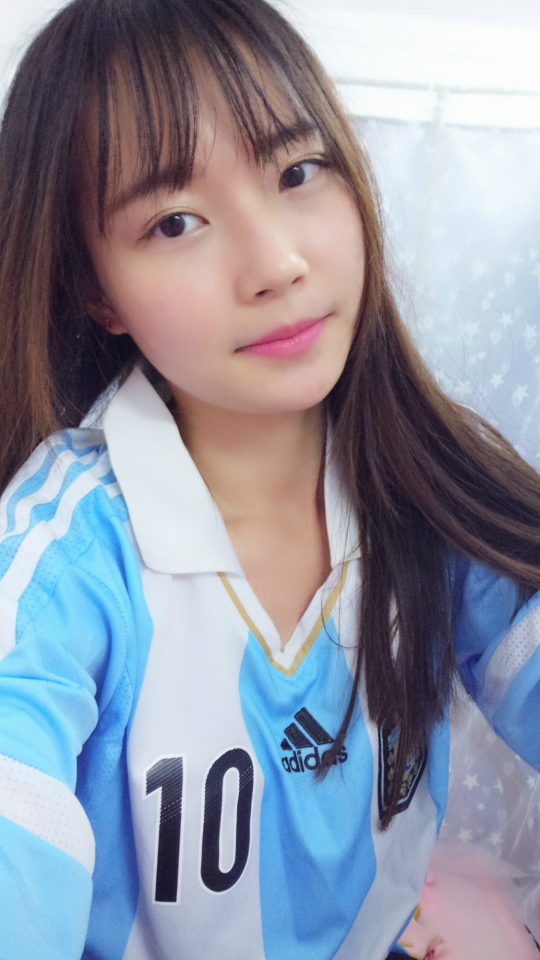
#> input picture Face detection/test faces/girl_1080.jpg, 1080 x 1920 px, given in place of the camera (shown at 1/2 size)
$ python face_det_webcam_opencv3.py
#> lines starting #> are read from the running program, lines starting #| are printed output that depends on the picture; after the words box and inside, x2 and y2 are one past the last pixel; in counts of white or black regions, pixels touching at a corner belong together
# -*- coding: utf-8 -*-
"""
Created on Wed Nov 29 15:15:01 2017

@author: wangyuan
"""

# import necessary APIs
import cv2
from timeit import default_timer as timer
import math
import argparse
import datetime

ap = argparse.ArgumentParser()
ap.add_argument('-r', '--resolution',
                default='720p',
                choices=['480p','720p','1080p'],
                help='camera resolution')
ap.add_argument('-sf','--scalefactor',
                default=1.0,
                type=float,
                help='multiplication factor for resizing frame dimension')
ap.add_argument('-bm','--boxmultiplier',
                default=2.0,
                type=float,
                help='multiplier used to amplify the face bounding box')
args = vars(ap.parse_args())

# using opencv for face detection
print('Using OpenCV version', cv2.__version__)

# Load the OpenCV face recognition model.
face_cascade = cv2.CascadeClassifier('haarcascade_frontalface_default.xml')

# initiate camera
video_capture = cv2.VideoCapture(0)
cam_res=args['resolution']
if cam_res == '1080p':
    # set resolution to 1080p
    video_capture.set(3, 1920.)
    video_capture.set(4, 1080.)
elif cam_res == '720p':
    # set resolution to 720p
    video_capture.set(3, 1280.)
    video_capture.set(4, 720.)
elif cam_res =='480p':
    # set resolution to 480p
    video_capture.set(3, 640.)
    video_capture.set(4, 480.)

# scaling factor for detection
sf = args['scalefactor'];

# set font of screen display
font = cv2.FONT_HERSHEY_DUPLEX

# box multiplier used to amplify original area of detected faces
# in order to get a larger bounding box of faces
bx_mp = args['boxmultiplier']

while True:
    ret, frame = video_capture.read()
#> frame is the input picture: shape (1920, 1080, 3); mean B, G, R 162.1, 147, 142.2

    # Resize frame of video to 1/4 size for faster face recognition processing
    small_frame = cv2.resize(frame, (0, 0), fx=sf, fy=sf)

    # grey scale image is enough for face detection
    grayimage = cv2.cvtColor(small_frame, cv2.COLOR_BGR2GRAY)
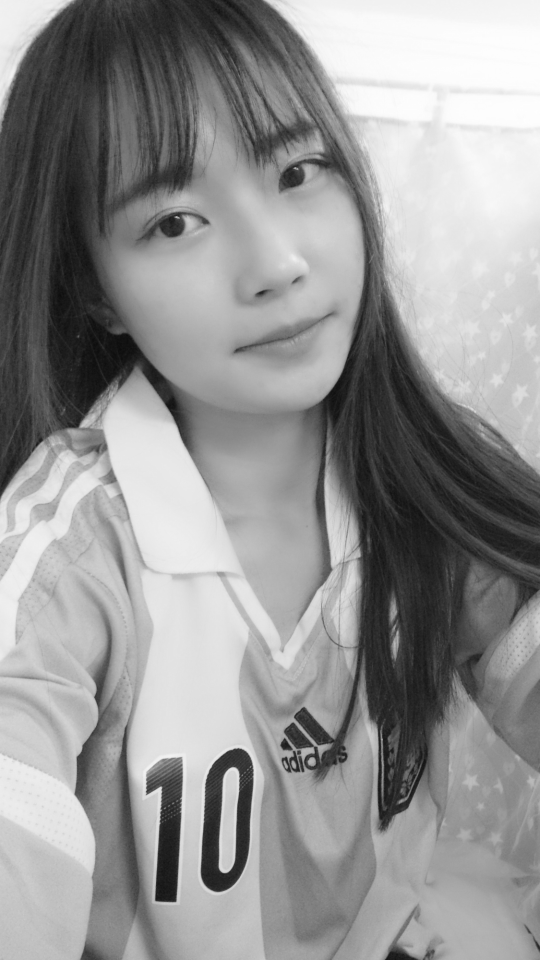
#> grayimage: shape (1920, 1080) (shown at 1/2 size); min 11, max 255, mean 147.3

    # detect faces using dlib
    time_face_det_start = timer()
    faces = face_cascade.detectMultiScale(grayimage, 1.3, 5)
#> faces = [[251, 1055, 289, 289]]
    time_face_det_end = timer()
    time = str(round(time_face_det_end - time_face_det_start,4))

    #print('{} faces are detected in: {} seconds'.format(len(faces),time_face_det_end-time_face_det_start))
    #print("Number of faces detected: {}".format(len(faces)))

    # number of detected faces
    nf = len(faces)
#> nf = 1

    # get current date and time
    now = datetime.datetime.now()

    if nf:
        msg_1 = '{} faces detected at '.format(nf)+now.strftime('%Y-%m-%d %H:%M:%S')
#> msg_1 = '1 faces detected at 2026-11-20 20:06:22'
        print(msg_1+' in {} seconds'.format(time)) # output to console
#| 1 faces detected at 2026-11-20 20:06:22 in 0.3704 seconds
        cv2.putText(frame, msg_1, (20,30), font, 1.0, (0,63,255), 1)
        msg_2 = 'Time taken: {} seconds'.format(time)
        cv2.putText(frame, msg_2, (20,60), font, 1.0, (0,63,255), 1)
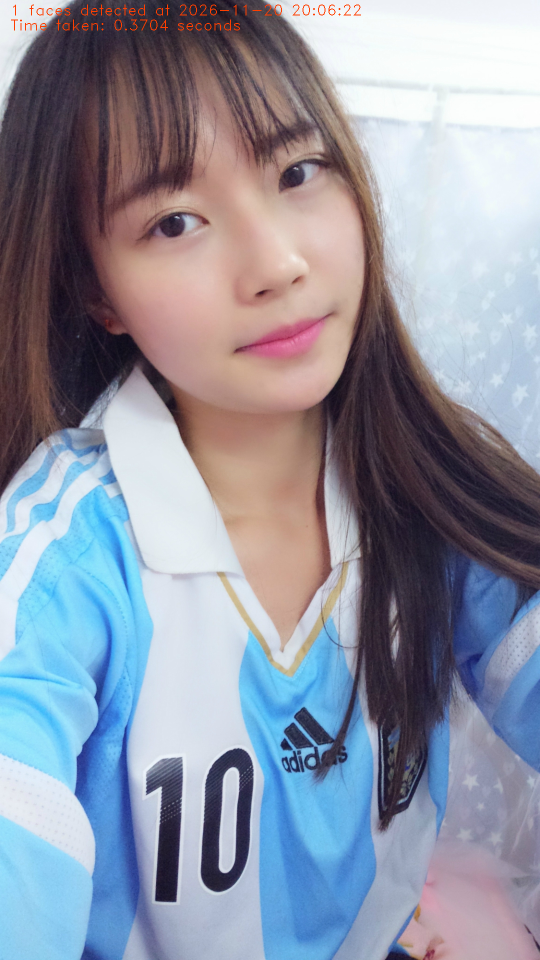
#> frame: shape (1920, 1080, 3) (shown at 1/2 size); mean B, G, R 161.8, 146.9, 142.5
    else:
        msg_3 = 'No face detected'
        print(msg_3) # output to console
        cv2.putText(frame, msg_3, (20,30), font, 1.0, (0,63,255), 1)

    id=0 # re-initialize numb of id to zero
    for (x,y,width,height) in faces:
        # scale back to normal size
        face_loc_small = [x,y,width,height]

        # face location coordinates in normal size frame
        [x_norm, y_norm, width_norm, height_norm] = [math.ceil(z/sf) for z in face_loc_small]

        # face bounding box covers a region slightly larger than the face,
        # use bx_mp to control the percentage
        bx_left = math.ceil(x_norm + 0.5*(1-bx_mp)*width_norm)
        bx_top = math.ceil(y_norm + 0.5*(1-bx_mp)*height_norm)
        bx_right = math.ceil(x_norm + 0.5*(1+bx_mp)*width_norm)
        bx_bottom = math.ceil(y_norm + 0.5*(1+bx_mp)*height_norm)
        bx_width = math.ceil(bx_mp*width_norm)
        bx_height = math.ceil(bx_mp*height_norm)

        # draw a box for detected faces
        cv2.rectangle(frame,(bx_left,bx_top),(bx_right, bx_bottom),(255,0,0),2)

        # output the size of detected faces to console
        msg_4 = 'The size of detected face is: {}-by-{}'.format(bx_width,bx_height)
        print(msg_4)

        # display the size of detected faces on screen
        id += 1
        cv2.putText(frame, 'ID '+str(id)+': ({},{})'.format(bx_width,bx_height),
                    (bx_left, bx_bottom+25), font, 1.0, (0,63,255), 1)
#> this loop made 1 pass
#> (x, y, width, height, x_norm, y_norm, width_norm, height_norm) on pass 1: (251, 1055, 289, 289, 251, 1055, 289, 289)
#| The size of detected face is: 578-by-578
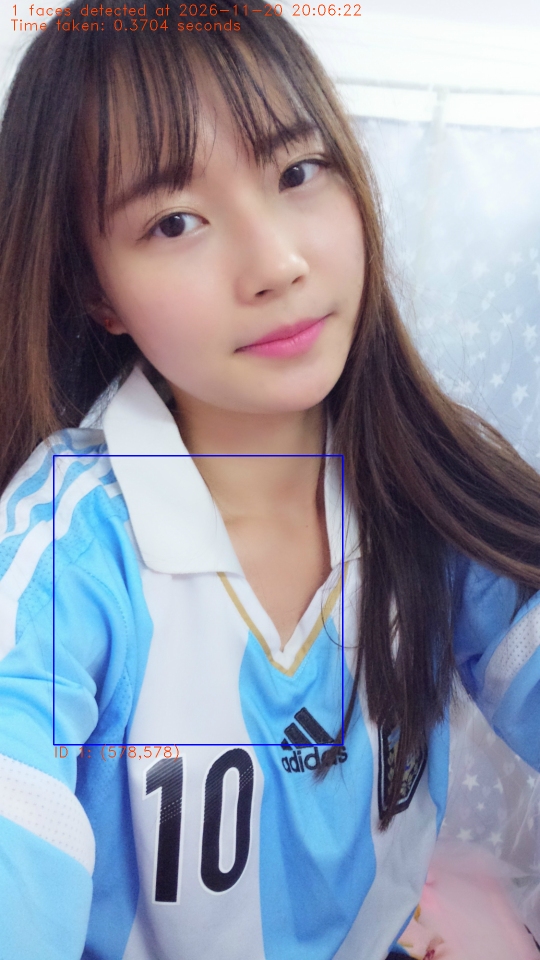
#> frame: shape (1920, 1080, 3) (shown at 1/2 size); 0.38% of pixels changed, all inside (x1, y1, x2, y2) = (106, 910, 687, 1522)
#> after the loop, id = 1

    # Display the resulting image
    cv2.imshow('Video', frame)

    # Hit 'q' on the keyboard to quit!
    if cv2.waitKey(1) & 0xFF == ord('q'):
#> (key q is pressed here)
        break

# Release handle to the webcam
video_capture.release()
cv2.destroyAllWindows()

$ run again, on Face detection/test faces/obama_480.jpg
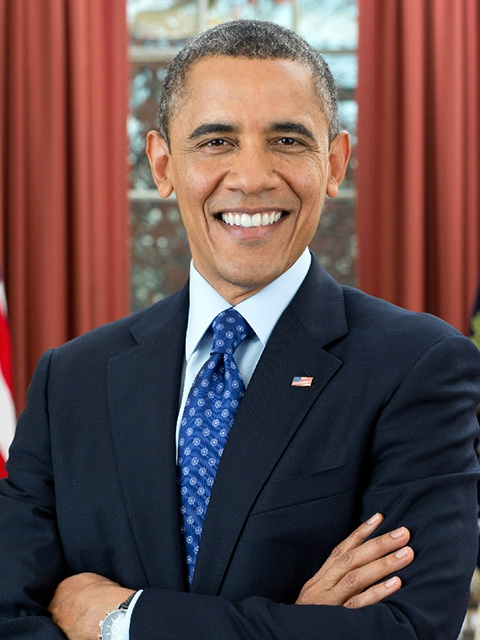
#> input picture Face detection/test faces/obama_480.jpg, 480 x 640 px, given in place of the camera
#> frame is the input picture: shape (640, 480, 3); mean B, G, R 76, 76.2, 99.5
#> `grayimage = cv2.cvtColor(small_frame, cv2.COLOR_BGR2GRAY)`:
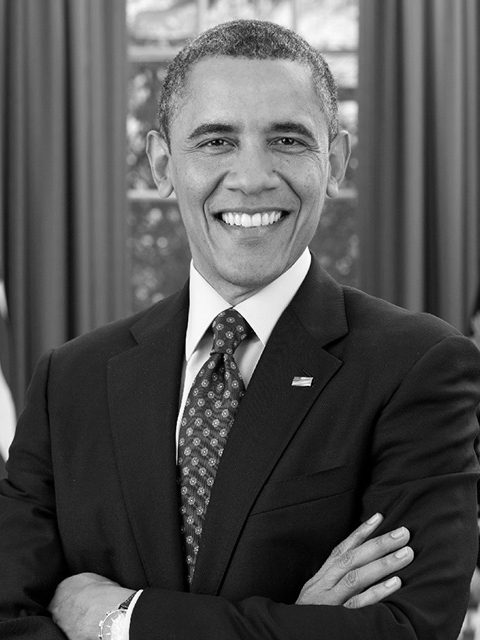
#> grayimage: shape (640, 480); min 0, max 254, mean 83.1
#> faces = [[152, 60, 201, 201]]
#> nf = 1
#> msg_1 = '1 faces detected at 2026-11-20 20:06:23'
#| 1 faces detected at 2026-11-20 20:06:23 in 0.0903 seconds
#> the loop `for (x,y,width,height) in faces:` made 1 pass
#> (x, y, width, height, x_norm, y_norm, width_norm, height_norm) on pass 1: (152, 60, 201, 201, 152, 60, 201, 201)
#> (printed output is left out)
#> after the loop `for (x,y,width,height) in faces:`:
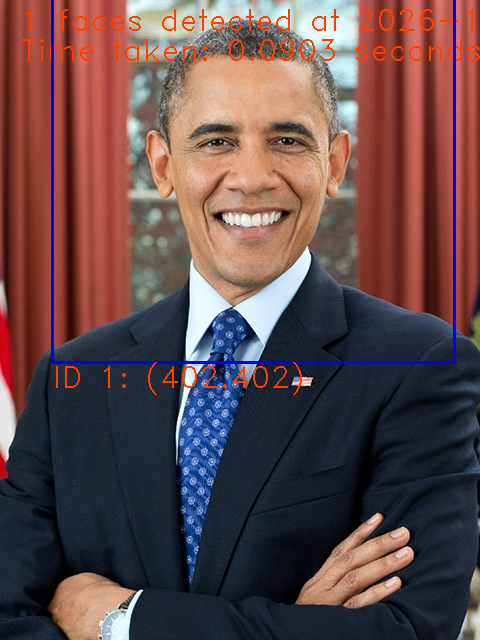
#> frame: shape (640, 480, 3); mean B, G, R 76.5, 74.7, 99.7
#> after the loop `for (x,y,width,height) in faces:`: id = 1

$ run again, on Face detection/test faces/obama_720.jpg
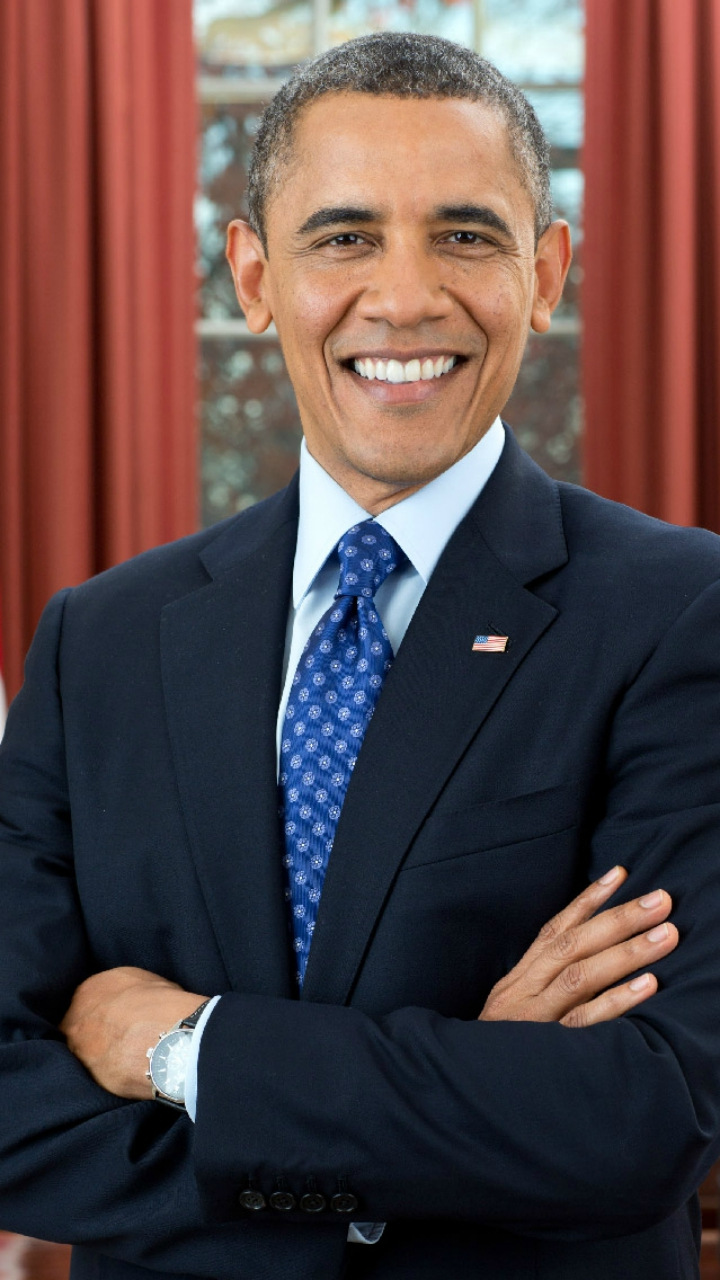
#> input picture Face detection/test faces/obama_720.jpg, 720 x 1280 px, given in place of the camera
#> frame is the input picture: shape (1280, 720, 3); mean B, G, R 69.9, 68.8, 85.8
#> `grayimage = cv2.cvtColor(small_frame, cv2.COLOR_BGR2GRAY)`:
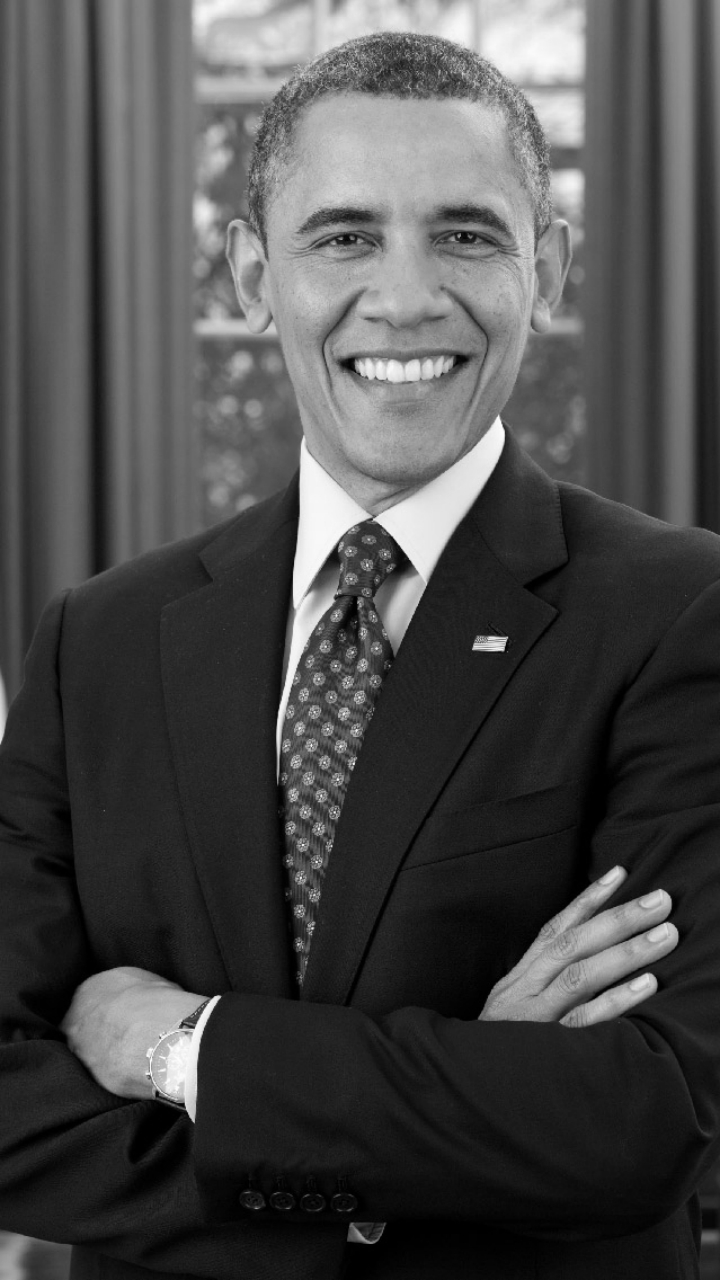
#> grayimage: shape (1280, 720); min 0, max 254, mean 74
#> faces = [[235, 97, 351, 351]]
#> nf = 1
#> msg_1 = '1 faces detected at 2026-11-20 20:06:23'
#| 1 faces detected at 2026-11-20 20:06:23 in 0.192 seconds
#> the loop `for (x,y,width,height) in faces:` made 1 pass
#> (x, y, width, height, x_norm, y_norm, width_norm, height_norm) on pass 1: (235, 97, 351, 351, 235, 97, 351, 351)
#> (printed output is left out)
#> after the loop `for (x,y,width,height) in faces:`:
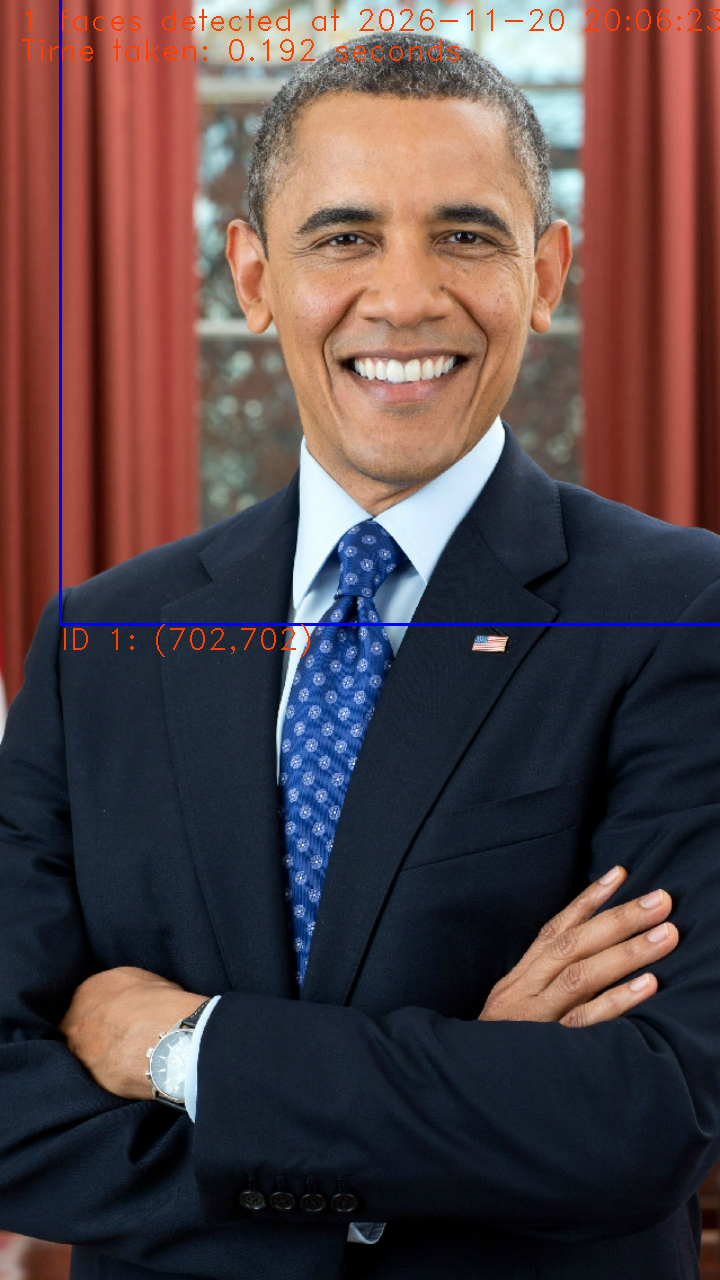
#> frame: shape (1280, 720, 3); mean B, G, R 70.1, 68.2, 86
#> after the loop `for (x,y,width,height) in faces:`: id = 1
